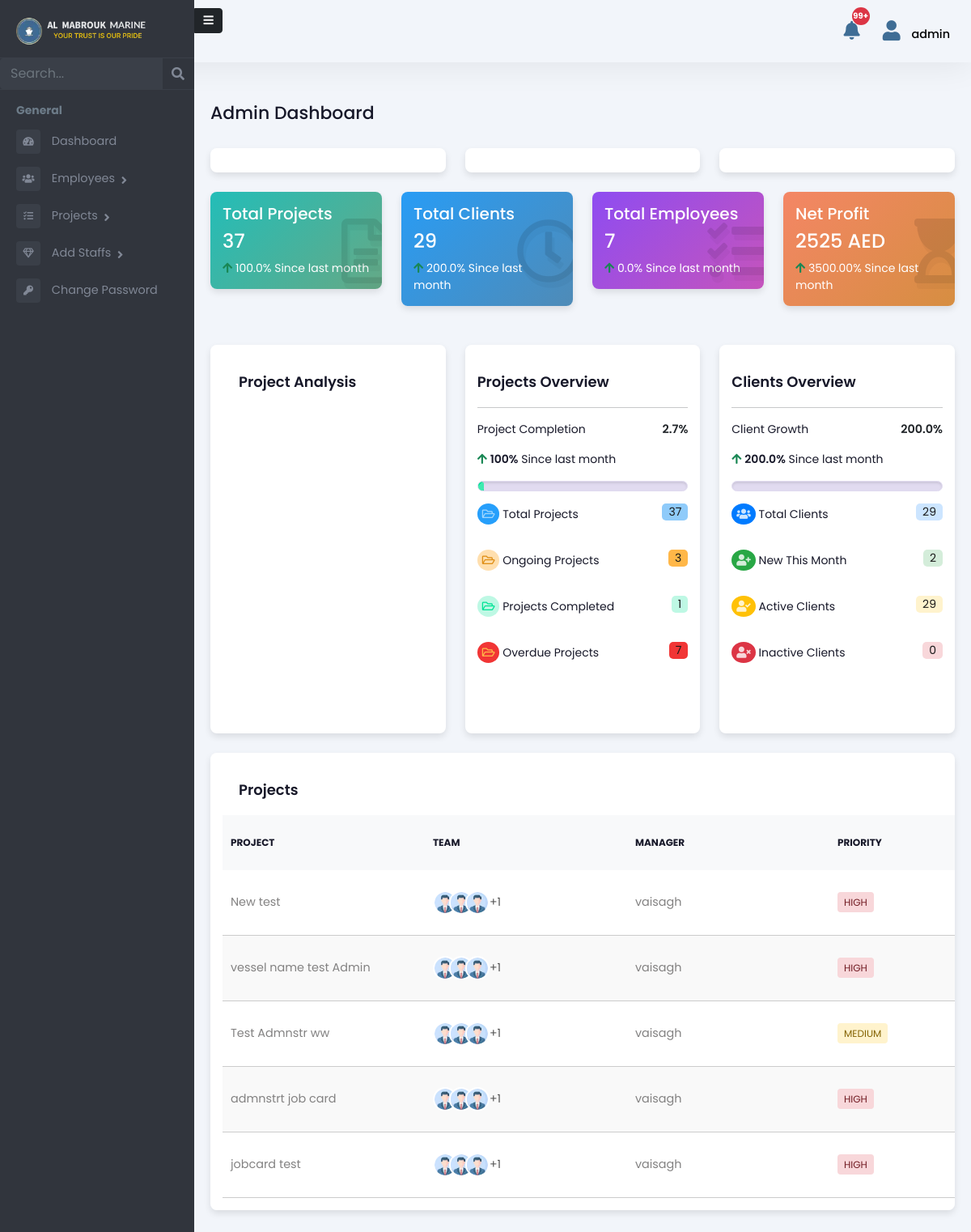
/admin-panel/dashboard/ (signed in), run on an earlier commit of the app's database.
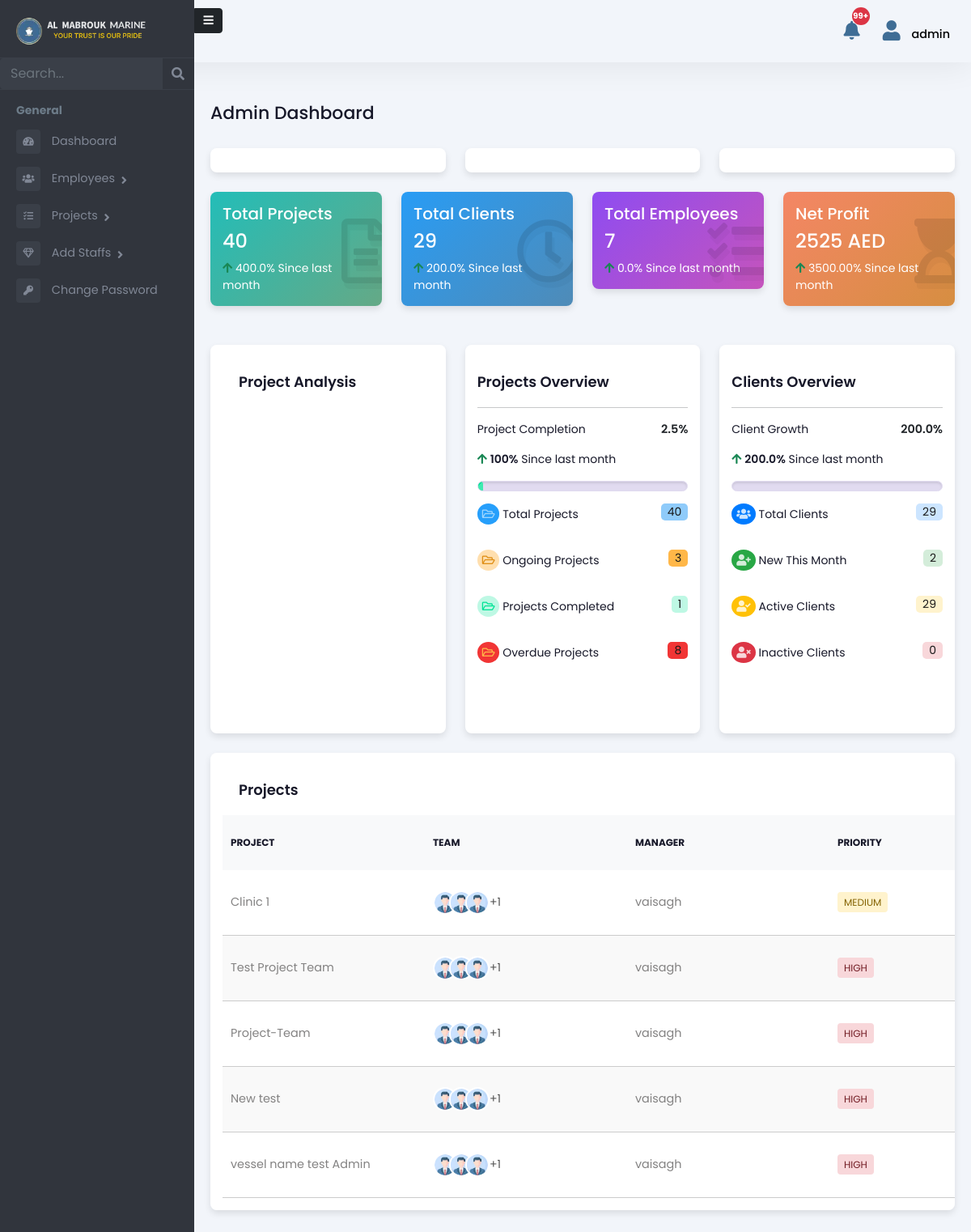
And on a later commit of the database.
### Admin/models.py (models this page shows, shortened)
class Project(models.Model):
    STATUS_CHOICES = [
        ('PENDING', 'Pending'),
        ('ASSIGN', 'Assign'),
        ('ONGOING', 'Ongoing'),
        ('HOLD', 'Hold'),
        ('CANCELLED', 'Cancelled'),
        ('COMPLETED', 'Completed'),
    ]
    CATEGORY_CHOICES = [
        ('OVERSEAS', 'Overseas'),
        ('ANCHORAGE', 'Anchorage'),
        ('HOLIDAY_WORKING', 'Holiday Working'),
        ('AT_BERTH', 'At Berth'),
    ]
    PRIORITY_CHOICES = [
        ('HIGH', 'High'),
        ('MEDIUM', 'Medium'),
        ('LOW', 'Low'),
    ]
    name = models.CharField(max_length=255)
    code = models.CharField(max_length=100, unique=True, blank=True, null=True)
    client_name = models.CharField(max_length=255, default="", blank=True)
    vessel_name = models.CharField(max_length=255, default="", blank=True)
    purchase_and_expenses = models.DecimalField(
        max_digits=12, decimal_places=2, default=0.00)
    invoice_amount = models.DecimalField(
        max_digits=12, decimal_places=2, default=0.00)
    currency_code = models.CharField(max_length=10, default="AED")
    status = models.CharField(
        max_length=100, choices=STATUS_CHOICES, default='PENDING')
    category = models.CharField(
        max_length=50, choices=CATEGORY_CHOICES, default='AT_BERTH')
    priority = models.CharField(max_length=10, choices=PRIORITY_CHOICES, default='MEDIUM')
    job_description = models.TextField(blank=True, null=True)
    manager = models.ForeignKey(
        'Employee', on_delete=models.SET_NULL, null=True, blank=True, related_name='managed_projects',
        limit_choices_to={'is_manager': True}
    )
    created_at = models.DateTimeField(auto_now_add=True)
    deadline_date = models.DateField(null=True, blank=True)
    attachment = models.FileField(upload_to='project_attachments/', blank=True, null=True)
    job_card = models.FileField(upload_to='job_cards/', blank=True, null=True)

### Admin/views.py (the view, shortened to what this page needs)
# urls.py: path('dashboard/', dashboard, name='admin-dashboard'),
@login_required
def dashboard(request):
    if request.user.is_superuser:  # Admin users
        today = now().date()
        first_day_this_month = today.replace(day=1)
        last_day_last_month = first_day_this_month - timedelta(days=1)
        first_day_last_month = last_day_last_month.replace(day=1)
        total_projects = Project.objects.count()
        projects_last_month = Project.objects.filter(
            created_at__date__gte=first_day_last_month,
            created_at__date__lte=last_day_last_month
        ).count()
        projects_this_month = Project.objects.filter(
            created_at__date__gte=first_day_this_month
        ).count()
        if projects_last_month > 0:
            change_percentage = ((projects_this_month - projects_last_month) / projects_last_month) * 100
        else:
            change_percentage = 100 if projects_this_month > 0 else 0
        today = now().date()
        start_of_this_month = today.replace(day=1)
        start_of_last_month = (start_of_this_month - timedelta(days=1)).replace(day=1)
        end_of_last_month = start_of_this_month - timedelta(days=1)
        active_employees = Employee.objects.filter(user__is_active=True).count()
        employees_this_month = Employee.objects.filter(
            user__date_joined__date__gte=start_of_this_month
        ).count()
        employees_last_month = Employee.objects.filter(
            user__date_joined__date__gte=start_of_last_month,
            user__date_joined__date__lte=end_of_last_month
        ).count()
        if employees_last_month > 0:
            emp_change_percent = ((employees_this_month - employees_last_month) / employees_last_month) * 100
        else:
            emp_change_percent = 100 if employees_this_month > 0 else 0
        total_revenue = Project.objects.aggregate(Sum('invoice_amount'))['invoice_amount__sum'] or 0
        total_expenses = Project.objects.aggregate(Sum('purchase_and_expenses'))['purchase_and_expenses__sum'] or 0
        total_profit = total_revenue - total_expenses
        current_revenue = Project.objects.filter(
            created_at__date__gte=start_of_this_month
        ).aggregate(Sum('invoice_amount'))['invoice_amount__sum'] or 0
        current_expenses = Project.objects.filter(
            created_at__date__gte=start_of_this_month
        ).aggregate(Sum('purchase_and_expenses'))['purchase_and_expenses__sum'] or 0
        current_profit = current_revenue - current_expenses
        last_revenue = Project.objects.filter(
            created_at__date__gte=start_of_last_month,
            created_at__date__lte=end_of_last_month
        ).aggregate(Sum('invoice_amount'))['invoice_amount__sum'] or 0
        last_expenses = Project.objects.filter(
            created_at__date__gte=start_of_last_month,
            created_at__date__lte=end_of_last_month
        ).aggregate(Sum('purchase_and_expenses'))['purchase_and_expenses__sum'] or 0
        last_profit = last_revenue - last_expenses
        if last_profit == 0:
            if current_profit > 0:
                profit_change_percent = 100
            elif current_profit < 0:
                profit_change_percent = -100
            else:
                profit_change_percent = 0
        else:
            profit_change_percent = ((current_profit - last_profit) / abs(last_profit)) * 100
        pending_invoices = Project.objects.filter(invoice_amount=0).count()
        ongoing_projects = Project.objects.filter(status='ONGOING').count()
        completed_projects = Project.objects.filter(status='COMPLETED').count()
        overdue_projects = Project.objects.filter(deadline_date__lt=now().date(), status__in=['ONGOING', 'PENDING','HOLD','ASSIGN']).count()
        projects_this_month_total = Project.objects.filter(
            created_at__date__gte=first_day_this_month
        ).count()
        completed_this_month = Project.objects.filter(
            created_at__date__gte=first_day_this_month,
            status='COMPLETED'
        ).count()
        last_day_last_month = first_day_this_month - timedelta(days=1)
        first_day_last_month = last_day_last_month.replace(day=1)
        completed_last_month = Project.objects.filter(
            created_at__date__gte=first_day_last_month,
            created_at__date__lte=last_day_last_month,
            status='COMPLETED'
        ).count()
        if completed_last_month > 0 and completed_this_month == 0:
            completion_growth_percentage = -100
        elif completed_last_month == 0 and completed_this_month > 0:
            completion_growth_percentage = 100
        else:
            completion_growth_percentage = (
                ((completed_this_month - completed_last_month) / completed_last_month) * 100
                if completed_last_month > 0 else 0
            )
        completion_percentage_this_month = (
            (completed_this_month / projects_this_month_total) * 100
        ) if projects_this_month_total > 0 else 0
        completion_percentage = (completed_projects / total_projects * 100) if total_projects > 0 else 0
        project_details = Project.objects.annotate(
            leader_name=F('manager__user__username')
        ).values('id', 'name', 'leader_name', 'status', 'category', 'priority').order_by('-created_at')[:5]
        clients = Project.objects.exclude(client_name="").values_list('client_name', flat=True).distinct()
        total_clients = clients.count()
        clients_last_month_qs = Project.objects.filter(
            created_at__gte=first_day_last_month,
            created_at__lt=first_day_this_month
        ).exclude(client_name="").values_list('client_name', flat=True).distinct()
        clients_last_month_list = list(clients_last_month_qs)
        clients_last_month_count = len(clients_last_month_list)
        clients_this_month_qs = Project.objects.filter(
            created_at__gte=first_day_this_month
        ).exclude(client_name="").values_list('client_name', flat=True).distinct()
        clients_this_month_list = list(clients_this_month_qs)
        new_clients_list = list(set(clients_this_month_list) - set(clients_last_month_list))
        new_clients = len(new_clients_list)
        active_clients = Project.objects.exclude(
            client_name=""
        ).filter(
            ~Q(status='COMPLETED')
        ).values_list('client_name', flat=True).distinct().count()
        inactive_clients = total_clients - active_clients
        client_change_percent = (
            round((new_clients / clients_last_month_count) * 100, 2)
            if clients_last_month_count > 0
            else (100 if new_clients > 0 else 0)
        )
        search_query = request.GET.get('search', '')
        projects = Project.objects.all()
        context = {
            "role": "Admin",
            'projects': projects,
            'search_query': search_query,
            'total_projects': total_projects,
            'change_percentage': round(change_percentage, 2),
            'change_percentage_abs': abs(round(change_percentage, 2)),
            'emp_change_percent': round(emp_change_percent, 2),
            'emp_change_percent_abs': abs(round(emp_change_percent, 2)),
            'active_employees': active_employees,
            'total_revenue': round(total_revenue, 2),
            'total_expenses': round(total_expenses, 2),
            'total_profit': round(total_profit, 2),
            'net_profit': round(current_profit, 2),
            'profit_change_percent': round(profit_change_percent, 2),
            'profit_change_percent_abs' : abs(profit_change_percent),
            'pending_invoices': pending_invoices,
            'project_details': project_details,
            'ongoing_projects': ongoing_projects,
            'completed_projects': completed_projects,
            'overdue_projects': overdue_projects,
            'completion_percentage': round(completion_percentage, 2),
            'completion_percentage_this_month': round(completion_percentage_this_month, 2),
            'completion_percentage_this_month': round(completion_growth_percentage, 2),
            'completion_percentage': round(
                (completed_projects / total_projects * 100) if total_projects > 0 else 0, 2
            ),
            'client_count': total_clients,
            'client_change_percent': client_change_percent,
            'client_change_percent_abs': abs(client_change_percent),
            'now': now(),
            'total_clients': total_clients,
            'new_clients': new_clients,
            'active_clients': active_clients,
            'inactive_clients': inactive_clients,
        }
        return render(request, 'Admin/dashboard.html', context)
    elif request.user.is_staff:  # Manager users
        return render(request, 'Manager/dashboard.html')
    else:  # Other users
        return redirect('custom-login')

### Admin/templatetags/custom_filters.py (called while the page is built)
@register.filter
def absolute(value):
    try:
        return abs(float(value))
    except (ValueError, TypeError):
        return value

### templates/Admin/dashboard.html (shortened to what the changed rows need)
{% extends 'Admin/adminbase.html' %}
{% load static %}
{% load custom_filters %}
{% block content %}
<div class="dashbrd-wraper">
  <div class="pg-title">
    <h1>Admin Dashboard</h1>
  </div>
  <div class="row status-card-row">
    <div class="col-lg-3 col-md-6">
      <div class="status-wdgt card-bg-green">
        <h5>Total Projects</h5>
        <h6>{{ total_projects }}</h6>
        <p>
          {% if change_percentage >= 0 %}
            <i class="fas fa-arrow-up text-success"></i>
            <span>{{ change_percentage }}%</span> Since last month
          {% else %}
            <i class="fas fa-arrow-down text-danger"></i>
            <span>{{ change_percentage|absolute }}%</span> since last month
          {% endif %}
        </p>
        <div class="wdgt-bg-icons"><i class="far fa-file-alt"></i></div>
      </div>
    </div>
  </div>
  <div class="row mt-5 mb-4 prjct-analy-row">
    <div class="col-lg-4 col-md-6">
      <div class="widget-box" style="height: 480px;">
          <div class="prjct-overview-card-top-sec">
            <div>
                <span>{{ completion_percentage }}%</span>
            </div>
        </div>
          <div class="prjct-overview-item">
              <div class="prjct-overview-item-right">
                  <p style="background-color: #8fcbfa">{{ total_projects }}</p>
              </div>
          </div>
          <div class="prjct-overview-item">
              <div class="prjct-overview-item-right">
                  <p style="background-color: #f13535">{{ overdue_projects }}</p>
              </div>
          </div>
      </div>
    </div>
  </div>
  </div>
  <div class="widget-box table-wdgt">
    <table class="prjtc-table">
      <thead>
        <tr>
          <th>Project</th>
          <th>Team</th>
          <th>Manager</th>
          <th>Priority</th>
        </tr>
      </thead>
      <tbody>
        {% for project in project_details %}
        <tr>
          <td>
            <a href="{% url 'project-summary' project.id %}">
              {{ project.name }}
            </a>
          </td>
          <td>
            <div class="avatars">
              <img src="{% static 'assets/images/user-pro.webp' %}" alt="Team Member" />
              <img src="{% static 'assets/images/user-pro.webp' %}" alt="Team Member" />
              <img src="{% static 'assets/images/user-pro.webp' %}" alt="Team Member" />
              <span>+1</span>
            </div>
          </td>
          <td>{{ project.leader_name }}</td>
          <td>
            <span class="priority {{ project.priority | lower }}">
              {{ project.priority }}
            </span>
          </td>
        </tr>
        {% endfor %}
      </tbody>
    </table>
  </div>
</div>
{% endblock %}

What changed in the data, as far as the page shows it:
no longer on this page (row unchanged): Project: name "Test Admnstr ww", leader_name "vaisagh", priority "MEDIUM"
no longer on this page (row unchanged): Project: name "admnstrt job card", leader_name "vaisagh", priority "HIGH"
no longer on this page (row unchanged): Project: name "jobcard test", leader_name "vaisagh", priority "HIGH"
added Project: name "Clinic 1", leader_name "vaisagh", priority "MEDIUM"
added Project: name "Test Project Team", leader_name "vaisagh", priority "HIGH"
added Project: name "Project-Team", leader_name "vaisagh", priority "HIGH"
Also different on the page:
{{ total_projects }}: "37" → "40"
{{ change_percentage }}: "100.0" → "400.0"
{{ completion_percentage }}: "2.7" → "2.5"
{{ overdue_projects }}: "7" → "8"
